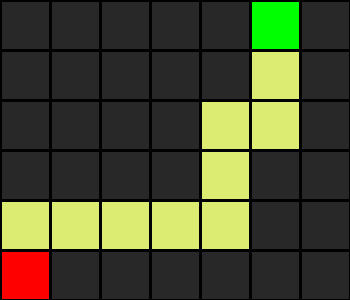

The Python source for this figure:
from typing import List
from PIL import Image, ImageDraw


class Node:
    def __init__(self, state, parent, action, path_cost=0):
        self.state = state      # (row, col)
        self.parent = parent
        self.action = action
        self.path_cost = path_cost


class StackFronteir:
    def __init__(self):
        self.frontier: List[Node] = []

    def add(self, node):
        self.frontier.append(node)

    def contains_state(self, state):
        return any(node.state == state for node in self.frontier)

    def empty(self):
        return len(self.frontier) == 0

    def remove(self):
        if self.empty():
            raise Exception("Frontier is empty")

        node = self.frontier[-1]
        self.frontier = self.frontier[:-1]
        return node


class QueueFronteir(StackFronteir):
    def remove(self):
        if self.empty():
            raise Exception("Frontier is empty")

        node = self.frontier[0]
        self.frontier = self.frontier[1:]
        return node


class GreedyBestFirstFronteir(QueueFronteir):

    def __init__(self, goal):
        super().__init__()
        self.goal = goal

    def manhattan_distance(self, s1, s2):
        return abs(s1[0] - s2[0]) + abs(s1[1] - s2[1])

    def remove(self):
        if self.empty():
            raise Exception("Frontier is empty")

        self.frontier.sort(
            key=lambda node: self.manhattan_distance(node.state, self.goal)
        )

        node = self.frontier[0]
        self.frontier = self.frontier[1:]
        return node


class AStarFronteir(GreedyBestFirstFronteir):

    def remove(self):
        if self.empty():
            raise Exception("Frontier is empty")

        def f(node):
            return self.manhattan_distance(node.state, self.goal) + node.path_cost

        self.frontier.sort(key=lambda node: f(node))

        node = self.frontier[0]
        self.frontier = self.frontier[1:]
        return node


class Maze:

    def __init__(self, filename, frontier):
        self.frontier_type = frontier

        with open(filename) as f:
            contents = f.read()

        if contents.count("A") != 1:
            raise Exception("Maze must have exactly one start point")

        if contents.count("B") != 1:
            raise Exception("Maze must have exactly one goal")

        contents = contents.splitlines()
        self.height = len(contents)
        self.width = max(len(line) for line in contents)

        self.walls = []

        for i in range(self.height):
            row = []

            for j in range(self.width):

                try:
                    if contents[i][j] == "A":
                        self.start = (i, j)
                        row.append(False)

                    elif contents[i][j] == "B":
                        self.goal = (i, j)
                        row.append(False)

                    elif contents[i][j] == " ":
                        row.append(False)

                    else:
                        row.append(True)

                except IndexError:
                    row.append(False)

            self.walls.append(row)

        self.solution = None

    def print(self):

        solution = self.solution[1] if self.solution else None

        print()

        for i, row in enumerate(self.walls):
            for j, col in enumerate(row):

                if col:
                    print("█", end="")

                elif (i, j) == self.start:
                    print("A", end="")

                elif (i, j) == self.goal:
                    print("B", end="")

                elif solution and (i, j) in solution:
                    print("*", end="")

                else:
                    print(" ", end="")

            print()

        print()

    def output_image(self, filename, show_explored=False):

        cell_size = 50
        cell_border = 2

        img = Image.new(
            "RGBA",
            (self.width * cell_size, self.height * cell_size),
            "black"
        )

        draw = ImageDraw.Draw(img)

        solution = self.solution[1] if self.solution else None

        for i, row in enumerate(self.walls):
            for j, col in enumerate(row):

                if col:
                    fill = (40, 40, 40)

                elif (i, j) == self.start:
                    fill = (255, 0, 0)

                elif (i, j) == self.goal:
                    fill = (0, 255, 0)

                elif solution and (i, j) in solution:
                    fill = (220, 235, 113)

                elif show_explored and (i, j) in self.explored:
                    fill = (212, 97, 85)

                else:
                    fill = (237, 240, 252)

                draw.rectangle(
                    [
                        (j * cell_size + cell_border, i * cell_size + cell_border),
                        ((j + 1) * cell_size - cell_border,
                         (i + 1) * cell_size - cell_border)
                    ],
                    fill=fill
                )

        img.save(filename)

    def neighbors(self, state):

        row, col = state

        candidates = [
            ("up", (row - 1, col)),
            ("down", (row + 1, col)),
            ("left", (row, col - 1)),
            ("right", (row, col + 1))
        ]

        result = []

        for action, (r, c) in candidates:
            if 0 <= r < self.height and 0 <= c < self.width:
                if not self.walls[r][c]:
                    result.append((action, (r, c)))

        return result

    def get_frontier(self):

        if self.frontier_type in [GreedyBestFirstFronteir, AStarFronteir]:
            return self.frontier_type(self.goal)

        return self.frontier_type()

    def solve(self):

        self.num_explored = 0

        start = Node(self.start, None, None)

        frontier = self.get_frontier()
        frontier.add(start)

        self.explored = set()

        while True:

            if frontier.empty():
                raise Exception("No solution")

            node = frontier.remove()

            self.num_explored += 1

            if node.state == self.goal:

                actions = []
                cells = []

                while node.parent is not None:
                    actions.append(node.action)
                    cells.append(node.state)
                    node = node.parent

                actions.reverse()
                cells.reverse()

                self.solution = (actions, cells)
                return

            self.explored.add(node.state)

            for action, state in self.neighbors(node.state):

                if not frontier.contains_state(state) and state not in self.explored:

                    child = Node(
                        state=state,
                        parent=node,
                        action=action,
                        path_cost=node.path_cost + 1
                    )

                    frontier.add(child)


if __name__ == "__main__":

    maze = Maze("maze4.txt", AStarFronteir)

    print("Maze:")
    maze.print()

    print("Solving...")
    maze.solve()

    print("States Explored:", maze.num_explored)

    print("Solution:")
    maze.print()

    maze.output_image("maze.png", show_explored=True)
